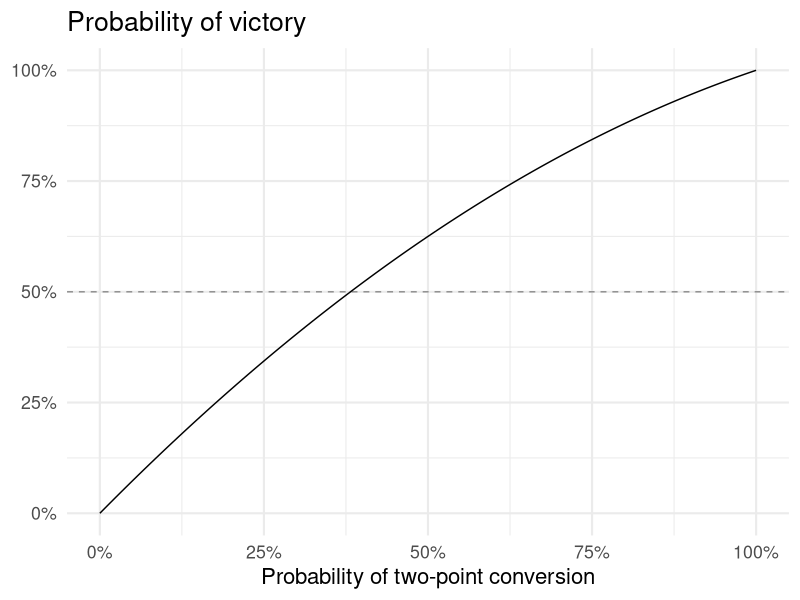

Generate this figure with R:
## ---- chunk 1
knitr::opts_chunk$set(cache = TRUE)
options(digits = 4)
## ---- chunk 2
# define function for probability of victory
p_win <- function(p) 1.5 * p - .5 * p^2

# evaluate function at a range of values for p
p <- seq(from = 0, to = 1, by = 0.001)
p_win_out <- p_win(p)

# which p is just above .5?
p[[which.min(abs(p_win_out - .5))]]
## ---- chunk 3
library(tidyverse)
theme_set(theme_minimal(base_size = 16))

# graph the prob
tibble(
  p_2td = p,
  p_win = p_win_out
) %>%
  ggplot(mapping = aes(x = p_2td, y = p_win)) +
  geom_hline(yintercept = 0.5, linetype = 2, alpha = .4) +
  geom_line() +
  scale_x_continuous(labels = scales::percent) +
  scale_y_continuous(labels = scales::percent) +
  labs(
    title = "Probability of victory",
    x = "Probability of two-point conversion",
    y = NULL
  )
